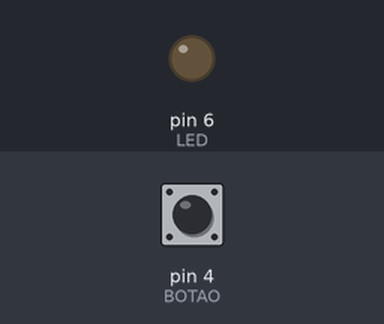
This sketch was run on a simulated Arduino Uno, built with avr-gcc and run on an emulated ATmega328P. On the bench: output pins drawn as LEDs (lit = HIGH). The inputs (shaded band) are chosen by the test bench; at power-on: pin 4 (BOTAO) HIGH.

Above: at 5.0 s.
5.1 s: pin 4 (BOTAO) pulled LOW for 0.15 s
At 6.3 s:
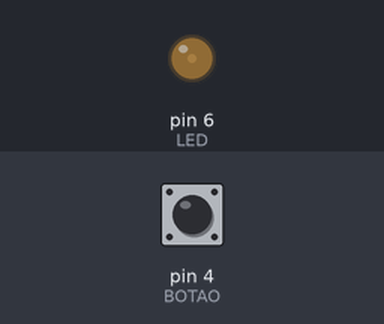
6.7 s: pin 4 (BOTAO) pulled LOW for 1 s
At 7.6 s:
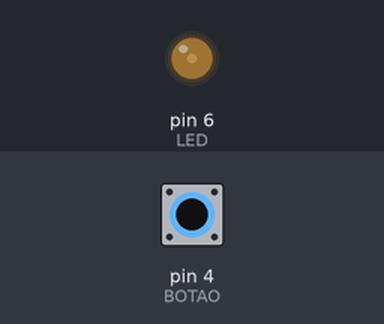
9.2 s: pin 4 (BOTAO) pulled LOW for 0.15 s
At 9.5 s:
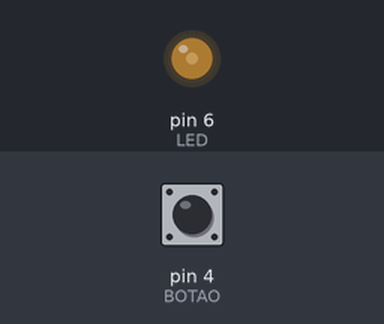
10.8 s: pin 4 (BOTAO) pulsed LOW 5 times (0.12 s each, 0.3 s apart)
At 12.8 s:
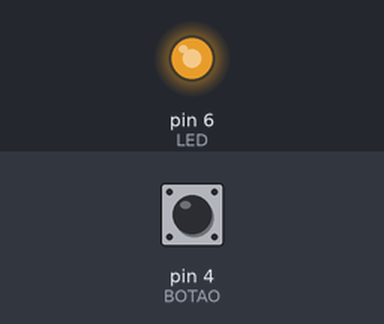
Timing chart, 0 to 14.3 s (numbered marks = the images above; inputs shaded):
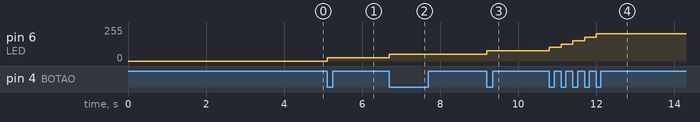

The sketch:

ex_2_relatorio_lab_pwm.ino
```cpp
#define LED (1 << PD6)
#define BOTAO (1 << PD4)

float valor_dc = 0.0;

int main() {
    PORTD = BOTAO;

    // PWM
    DDRD = LED;
    PORTD &= ~(LED);
    TCCR0A = (1 << COM0A1) + (1 << WGM01) + (1 << WGM00);
    TCCR0B = (1 << CS00);
    OCR0A = 0;

    // Interrupção botão
    PCICR = (1 << PCIE2);
    PCMSK2 = BOTAO;

    sei();

    for(;;) {
    }
}

ISR(PCINT2_vect) {
    short int botao;
    botao = PIND & BOTAO;

    if(botao == 0) {
        valor_dc += (0.1 * 255);
        if(valor_dc >= 255) {
            valor_dc = 0;
        }
        OCR0A = (int)valor_dc;
    }
}
```

Measured:
- after the input at 5.1 s, pin 6 (LED): 0/255 → 25/255 at once
- after the input at 6.7 s, pin 6 (LED): 25/255 → 51/255 at once
- after the input at 9.2 s, pin 6 (LED): 51/255 → 76/255 at once
- after the input at 10.8 s, pin 6 (LED): moves from 76/255 to 204/255 over 1.2 s, starting at once
